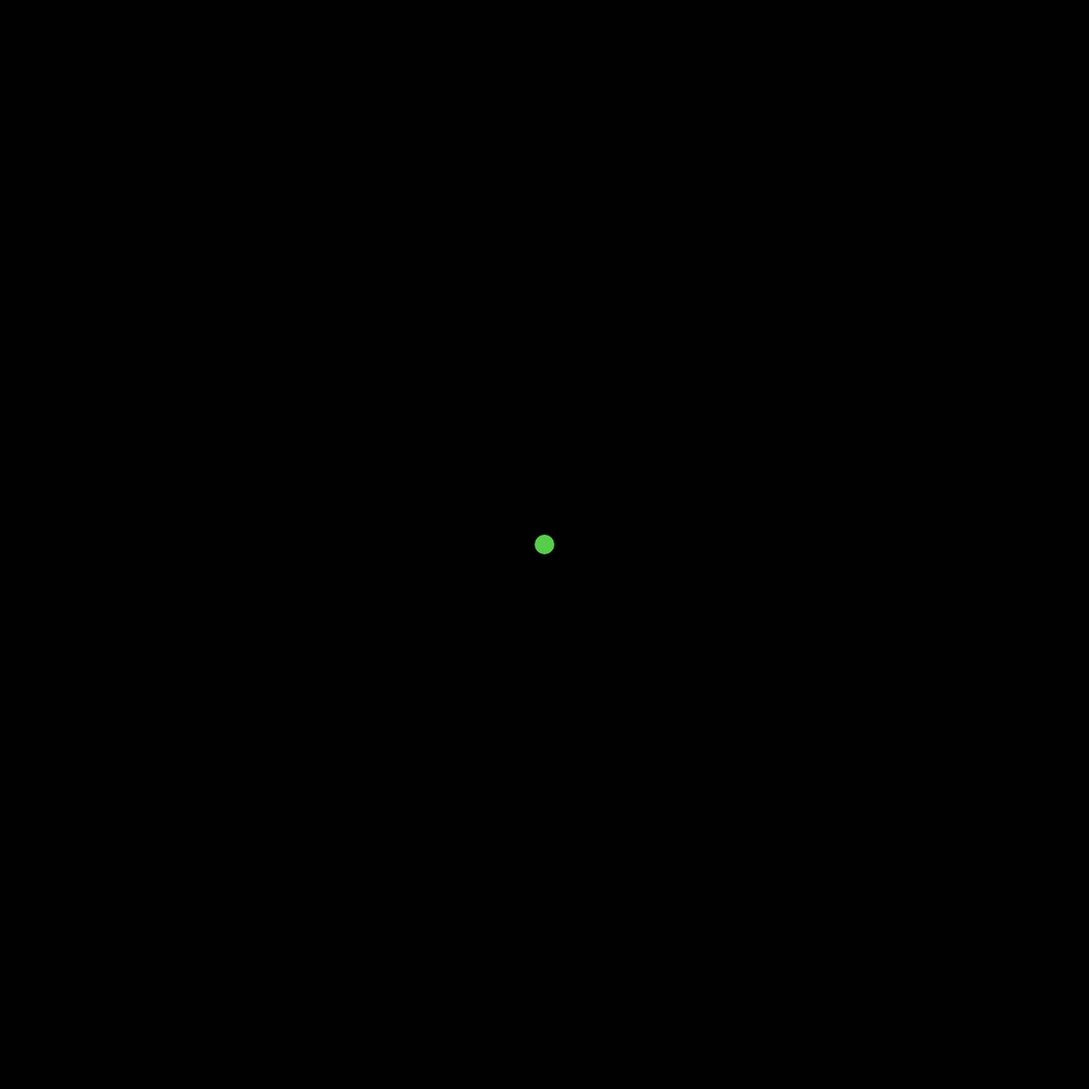
Frame 1 (no input)
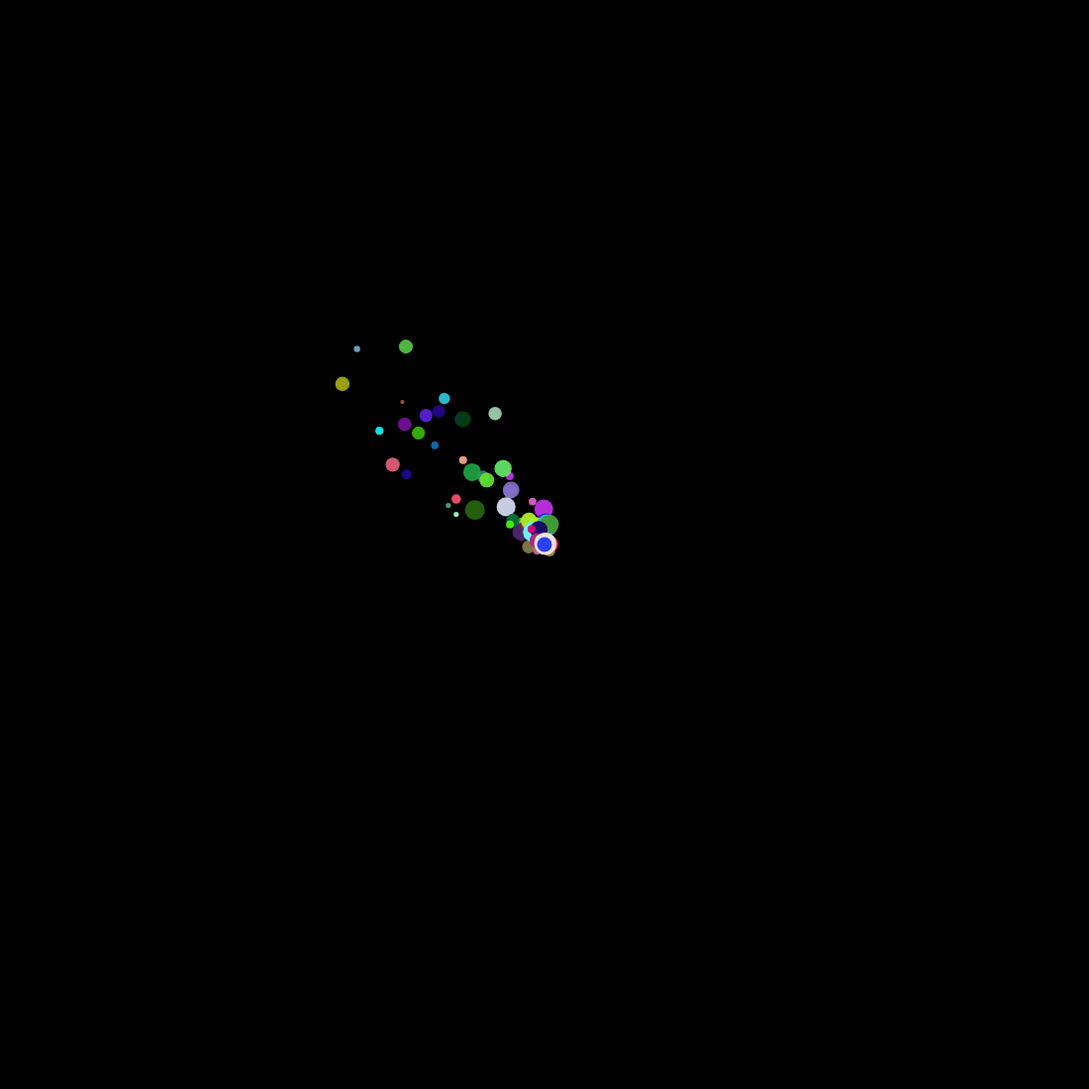
Frame 60 (no input)
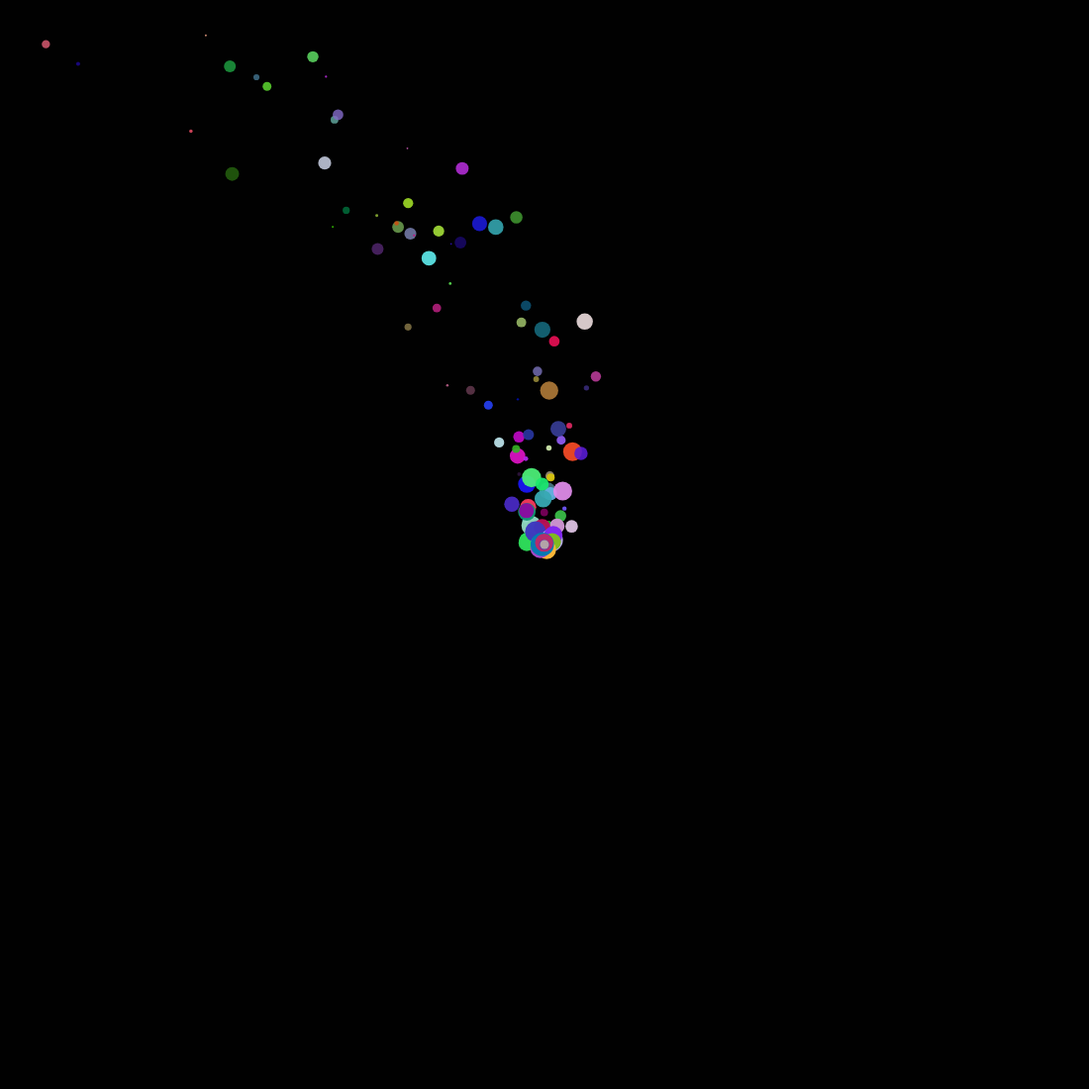
Frame 120 (the mouse pressed at the canvas centre since frame 60)

The p5.js sketch that drew these frames (run headless with seeded random() and noise() and a simulated clock; from frame 60 on, the mouse is pressed at the canvas centre):

// p5.js sketch
// ── sketch.js
let emitters = [];



function setup() {
  createCanvas(1100, 1100);
  
  emitters = new Emitter(width/2, height/2);
  
  
}

function draw() {
  
  background(1);
  
  emitters.emitAdd(1);
  emitters.emitDisplay();
  emitters.emitUpdate();
  
  let force = createVector(0, -0.1);
  emitters.emitApplyForce(force);

  let dir = map(mouseX, 0, width, -0.1, 0.1);
  let wind = createVector(dir, 0);
  emitters.emitApplyForce(wind);



}


// ── particle.js
// Particle System 
class Particle {

  constructor(x, y) {
    this.position = createVector(x, y);
    // Speed and Direction 
    this.velocity = createVector(random(-1, 1), random(-1, 1));
    this.acceleration = createVector(0, 0);
    this.lifetime = 255;
   
    // Size and Color
    this.size = random(8,24);
    this.r = random(0,255);
    this.g = random(0,255);
    this.b = random(0,255);

    // Force
    
  }

finished() {
  return this.lifetime < 0;

}


update() {
  this.position.add(this.velocity);
  this.velocity.add(this.acceleration);
  this.lifetime -= 0.5;
  this.acceleration.set(0,0);
  // Size Update
  if (this.size > 0) {
  this.size +=  -0.1;
  } else {
    this.size +=  0;
  } 
}

display() {
  noStroke();
  fill(this.r, this.g, this.b, this.lifetime)
  circle(this.position.x, this.position.y, this.size, this.size);
}

applyForce(force) {
  this.acceleration.add(force);
}


}
// Emitter

class Emitter {

  constructor(emitX, emitY) {
    this.position = createVector(emitX, emitY);
    this.particles = [];
  }

emitAdd(vol) {
  // Push Particle {} to particles []
  for (let i =0; i < vol; i++) { 
    let ps = new Particle(this.position.x, this.position.y);
    this.particles.push(ps);
    }
}

emitUpdate() {
for (let p of this.particles) {
    p.update();
}
      //--------- Remove particles in the correct order (look backward and Delete)
    for (let i = this.particles.length - 1; i >= 0; i--) {
      if (this.particles[i].finished()) {
       this.particles.splice(i, 1);
      }
    }
  }

emitDisplay() {
  for (let p of this.particles) {
    p.display();
    }
  }

emitApplyForce(force) {
  for (let p of this.particles) {
    p.applyForce(force);
  }
}

}
